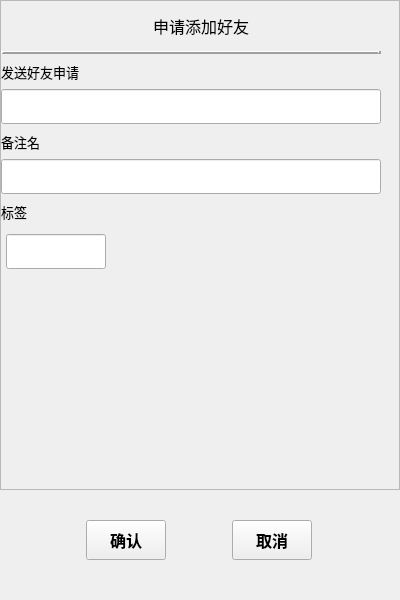
<?xml version="1.0" encoding="UTF-8"?>
<ui version="4.0">
 <class>ApplyFriend</class>
 <widget class="QWidget" name="ApplyFriend">
  <property name="geometry">
   <rect>
    <x>0</x>
    <y>0</y>
    <width>400</width>
    <height>600</height>
   </rect>
  </property>
  <property name="minimumSize">
   <size>
    <width>400</width>
    <height>600</height>
   </size>
  </property>
  <property name="maximumSize">
   <size>
    <width>400</width>
    <height>600</height>
   </size>
  </property>
  <property name="font">
   <font>
    <pointsize>8</pointsize>
   </font>
  </property>
  <property name="windowTitle">
   <string>Form</string>
  </property>
  <layout class="QVBoxLayout" name="verticalLayout">
   <property name="spacing">
    <number>0</number>
   </property>
   <property name="leftMargin">
    <number>0</number>
   </property>
   <property name="topMargin">
    <number>0</number>
   </property>
   <property name="rightMargin">
    <number>0</number>
   </property>
   <property name="bottomMargin">
    <number>10</number>
   </property>
   <item>
    <widget class="QScrollArea" name="scrollArea">
     <property name="minimumSize">
      <size>
       <width>400</width>
       <height>300</height>
      </size>
     </property>
     <property name="maximumSize">
      <size>
       <width>400</width>
       <height>16777215</height>
      </size>
     </property>
     <property name="frameShadow">
      <enum>QFrame::Sunken</enum>
     </property>
     <property name="horizontalScrollBarPolicy">
      <enum>Qt::ScrollBarAlwaysOff</enum>
     </property>
     <property name="widgetResizable">
      <bool>true</bool>
     </property>
     <widget class="QWidget" name="scrollContent">
      <property name="geometry">
       <rect>
        <x>0</x>
        <y>0</y>
        <width>400</width>
        <height>488</height>
       </rect>
      </property>
      <property name="minimumSize">
       <size>
        <width>400</width>
        <height>0</height>
       </size>
      </property>
      <property name="maximumSize">
       <size>
        <width>400</width>
        <height>16777215</height>
       </size>
      </property>
      <layout class="QVBoxLayout" name="verticalLayout_2">
       <property name="spacing">
        <number>0</number>
       </property>
       <property name="leftMargin">
        <number>0</number>
       </property>
       <property name="topMargin">
        <number>0</number>
       </property>
       <property name="rightMargin">
        <number>0</number>
       </property>
       <property name="bottomMargin">
        <number>0</number>
       </property>
       <item>
        <widget class="QLabel" name="label">
         <property name="minimumSize">
          <size>
           <width>0</width>
           <height>50</height>
          </size>
         </property>
         <property name="maximumSize">
          <size>
           <width>16777215</width>
           <height>50</height>
          </size>
         </property>
         <property name="font">
          <font>
           <pointsize>12</pointsize>
           <weight>50</weight>
           <bold>false</bold>
          </font>
         </property>
         <property name="text">
          <string>申请添加好友</string>
         </property>
         <property name="alignment">
          <set>Qt::AlignCenter</set>
         </property>
        </widget>
       </item>
       <item>
        <widget class="QWidget" name="widget_2" native="true">
         <property name="minimumSize">
          <size>
           <width>380</width>
           <height>0</height>
          </size>
         </property>
         <property name="maximumSize">
          <size>
           <width>380</width>
           <height>16777215</height>
          </size>
         </property>
         <layout class="QVBoxLayout" name="verticalLayout_3">
          <property name="spacing">
           <number>0</number>
          </property>
          <property name="leftMargin">
           <number>0</number>
          </property>
          <property name="topMargin">
           <number>0</number>
          </property>
          <property name="rightMargin">
           <number>0</number>
          </property>
          <property name="bottomMargin">
           <number>0</number>
          </property>
          <item>
           <widget class="Line" name="line">
            <property name="font">
             <font>
              <pointsize>9</pointsize>
              <italic>false</italic>
             </font>
            </property>
            <property name="frameShadow">
             <enum>QFrame::Raised</enum>
            </property>
            <property name="lineWidth">
             <number>3</number>
            </property>
            <property name="orientation">
             <enum>Qt::Horizontal</enum>
            </property>
           </widget>
          </item>
          <item>
           <widget class="QLabel" name="label_2">
            <property name="minimumSize">
             <size>
              <width>0</width>
              <height>35</height>
             </size>
            </property>
            <property name="maximumSize">
             <size>
              <width>16777215</width>
              <height>35</height>
             </size>
            </property>
            <property name="font">
             <font>
              <pointsize>10</pointsize>
              <weight>50</weight>
              <italic>false</italic>
              <bold>false</bold>
             </font>
            </property>
            <property name="text">
             <string>发送好友申请</string>
            </property>
           </widget>
          </item>
          <item>
           <widget class="CustomizeEdit" name="applyName">
            <property name="minimumSize">
             <size>
              <width>380</width>
              <height>35</height>
             </size>
            </property>
            <property name="maximumSize">
             <size>
              <width>380</width>
              <height>35</height>
             </size>
            </property>
            <property name="font">
             <font>
              <pointsize>12</pointsize>
              <weight>75</weight>
              <bold>true</bold>
             </font>
            </property>
           </widget>
          </item>
          <item>
           <widget class="QLabel" name="label_3">
            <property name="minimumSize">
             <size>
              <width>0</width>
              <height>35</height>
             </size>
            </property>
            <property name="maximumSize">
             <size>
              <width>16777215</width>
              <height>35</height>
             </size>
            </property>
            <property name="font">
             <font>
              <pointsize>10</pointsize>
              <weight>50</weight>
              <bold>false</bold>
             </font>
            </property>
            <property name="text">
             <string>备注名</string>
            </property>
           </widget>
          </item>
          <item>
           <widget class="CustomizeEdit" name="bakName">
            <property name="minimumSize">
             <size>
              <width>380</width>
              <height>35</height>
             </size>
            </property>
            <property name="maximumSize">
             <size>
              <width>380</width>
              <height>35</height>
             </size>
            </property>
            <property name="font">
             <font>
              <pointsize>12</pointsize>
              <weight>75</weight>
              <bold>true</bold>
             </font>
            </property>
           </widget>
          </item>
          <item>
           <widget class="QLabel" name="label_4">
            <property name="minimumSize">
             <size>
              <width>400</width>
              <height>35</height>
             </size>
            </property>
            <property name="maximumSize">
             <size>
              <width>400</width>
              <height>35</height>
             </size>
            </property>
            <property name="font">
             <font>
              <pointsize>10</pointsize>
              <weight>50</weight>
              <bold>false</bold>
             </font>
            </property>
            <property name="text">
             <string>标签</string>
            </property>
           </widget>
          </item>
          <item>
           <widget class="QWidget" name="gridWidet" native="true">
            <property name="enabled">
             <bool>true</bool>
            </property>
            <property name="minimumSize">
             <size>
              <width>380</width>
              <height>120</height>
             </size>
            </property>
            <property name="maximumSize">
             <size>
              <width>380</width>
              <height>11111</height>
             </size>
            </property>
            <layout class="QVBoxLayout" name="verticalLayout_4">
             <property name="spacing">
              <number>5</number>
             </property>
             <property name="leftMargin">
              <number>5</number>
             </property>
             <property name="topMargin">
              <number>5</number>
             </property>
             <property name="rightMargin">
              <number>5</number>
             </property>
             <property name="bottomMargin">
              <number>5</number>
             </property>
             <item>
              <widget class="QWidget" name="widget_4" native="true">
               <property name="enabled">
                <bool>true</bool>
               </property>
               <property name="minimumSize">
                <size>
                 <width>0</width>
                 <height>35</height>
                </size>
               </property>
               <property name="maximumSize">
                <size>
                 <width>16777215</width>
                 <height>10000</height>
                </size>
               </property>
               <widget class="QLineEdit" name="labelLineEdit">
                <property name="geometry">
                 <rect>
                  <x>0</x>
                  <y>0</y>
                  <width>100</width>
                  <height>35</height>
                 </rect>
                </property>
                <property name="minimumSize">
                 <size>
                  <width>30</width>
                  <height>35</height>
                 </size>
                </property>
                <property name="maximumSize">
                 <size>
                  <width>100</width>
                  <height>35</height>
                 </size>
                </property>
                <property name="font">
                 <font>
                  <pointsize>9</pointsize>
                  <weight>75</weight>
                  <bold>true</bold>
                 </font>
                </property>
               </widget>
              </widget>
             </item>
            </layout>
           </widget>
          </item>
          <item>
           <widget class="QWidget" name="LabelListWidget" native="true">
            <property name="minimumSize">
             <size>
              <width>400</width>
              <height>0</height>
             </size>
            </property>
            <property name="maximumSize">
             <size>
              <width>400</width>
              <height>16777215</height>
             </size>
            </property>
            <layout class="QHBoxLayout" name="horizontalLayout_3">
             <property name="spacing">
              <number>0</number>
             </property>
             <property name="leftMargin">
              <number>0</number>
             </property>
             <property name="topMargin">
              <number>0</number>
             </property>
             <property name="rightMargin">
              <number>0</number>
             </property>
             <property name="bottomMargin">
              <number>0</number>
             </property>
             <item>
              <widget class="QWidget" name="labelList" native="true">
               <property name="enabled">
                <bool>true</bool>
               </property>
               <property name="minimumSize">
                <size>
                 <width>300</width>
                 <height>0</height>
                </size>
               </property>
               <property name="maximumSize">
                <size>
                 <width>300</width>
                 <height>10000</height>
                </size>
               </property>
              </widget>
             </item>
             <item>
              <widget class="QWidget" name="widget_8" native="true">
               <property name="minimumSize">
                <size>
                 <width>30</width>
                 <height>30</height>
                </size>
               </property>
               <property name="maximumSize">
                <size>
                 <width>30</width>
                 <height>30</height>
                </size>
               </property>
               <property name="layoutDirection">
                <enum>Qt::LeftToRight</enum>
               </property>
               <layout class="QVBoxLayout" name="verticalLayout_5">
                <property name="spacing">
                 <number>0</number>
                </property>
                <property name="leftMargin">
                 <number>0</number>
                </property>
                <property name="topMargin">
                 <number>0</number>
                </property>
                <property name="rightMargin">
                 <number>0</number>
                </property>
                <property name="bottomMargin">
                 <number>0</number>
                </property>
                <item>
                 <widget class="ClickOnceLabel" name="moreLabel">
                  <property name="minimumSize">
                   <size>
                    <width>30</width>
                    <height>30</height>
                   </size>
                  </property>
                  <property name="maximumSize">
                   <size>
                    <width>30</width>
                    <height>30</height>
                   </size>
                  </property>
                  <property name="text">
                   <string/>
                  </property>
                  <property name="pixmap">
                   <pixmap resource="rc.qrc">:/res/arowdown.png</pixmap>
                  </property>
                  <property name="alignment">
                   <set>Qt::AlignCenter</set>
                  </property>
                 </widget>
                </item>
               </layout>
              </widget>
             </item>
            </layout>
           </widget>
          </item>
         </layout>
        </widget>
       </item>
      </layout>
     </widget>
    </widget>
   </item>
   <item>
    <widget class="QWidget" name="widget" native="true">
     <property name="minimumSize">
      <size>
       <width>0</width>
       <height>100</height>
      </size>
     </property>
     <property name="maximumSize">
      <size>
       <width>16777215</width>
       <height>100</height>
      </size>
     </property>
     <layout class="QHBoxLayout" name="horizontalLayout">
      <property name="spacing">
       <number>0</number>
      </property>
      <property name="leftMargin">
       <number>0</number>
      </property>
      <property name="topMargin">
       <number>0</number>
      </property>
      <property name="rightMargin">
       <number>0</number>
      </property>
      <property name="bottomMargin">
       <number>0</number>
      </property>
      <item>
       <spacer name="horizontalSpacer">
        <property name="orientation">
         <enum>Qt::Horizontal</enum>
        </property>
        <property name="sizeType">
         <enum>QSizePolicy::Fixed</enum>
        </property>
        <property name="sizeHint" stdset="0">
         <size>
          <width>60</width>
          <height>20</height>
         </size>
        </property>
       </spacer>
      </item>
      <item>
       <widget class="ClickButton" name="confirmButton">
        <property name="minimumSize">
         <size>
          <width>80</width>
          <height>40</height>
         </size>
        </property>
        <property name="maximumSize">
         <size>
          <width>80</width>
          <height>40</height>
         </size>
        </property>
        <property name="font">
         <font>
          <pointsize>12</pointsize>
          <weight>75</weight>
          <bold>true</bold>
         </font>
        </property>
        <property name="text">
         <string>确认</string>
        </property>
       </widget>
      </item>
      <item>
       <spacer name="horizontalSpacer_3">
        <property name="orientation">
         <enum>Qt::Horizontal</enum>
        </property>
        <property name="sizeType">
         <enum>QSizePolicy::Fixed</enum>
        </property>
        <property name="sizeHint" stdset="0">
         <size>
          <width>40</width>
          <height>20</height>
         </size>
        </property>
       </spacer>
      </item>
      <item>
       <widget class="ClickButton" name="cancelButton">
        <property name="minimumSize">
         <size>
          <width>80</width>
          <height>40</height>
         </size>
        </property>
        <property name="maximumSize">
         <size>
          <width>80</width>
          <height>40</height>
         </size>
        </property>
        <property name="font">
         <font>
          <pointsize>12</pointsize>
          <weight>75</weight>
          <bold>true</bold>
         </font>
        </property>
        <property name="text">
         <string>取消</string>
        </property>
       </widget>
      </item>
      <item>
       <spacer name="horizontalSpacer_2">
        <property name="orientation">
         <enum>Qt::Horizontal</enum>
        </property>
        <property name="sizeType">
         <enum>QSizePolicy::Fixed</enum>
        </property>
        <property name="sizeHint" stdset="0">
         <size>
          <width>60</width>
          <height>20</height>
         </size>
        </property>
       </spacer>
      </item>
     </layout>
    </widget>
   </item>
  </layout>
 </widget>
 <customwidgets>
  <customwidget>
   <class>CustomizeEdit</class>
   <extends>QLineEdit</extends>
   <header>customizeedit.h</header>
  </customwidget>
  <customwidget>
   <class>ClickButton</class>
   <extends>QPushButton</extends>
   <header>clickbutton.h</header>
  </customwidget>
  <customwidget>
   <class>ClickOnceLabel</class>
   <extends>QLabel</extends>
   <header>clickoncelabel.h</header>
  </customwidget>
 </customwidgets>
 <resources>
  <include location="rc.qrc"/>
 </resources>
 <connections/>
</ui>
